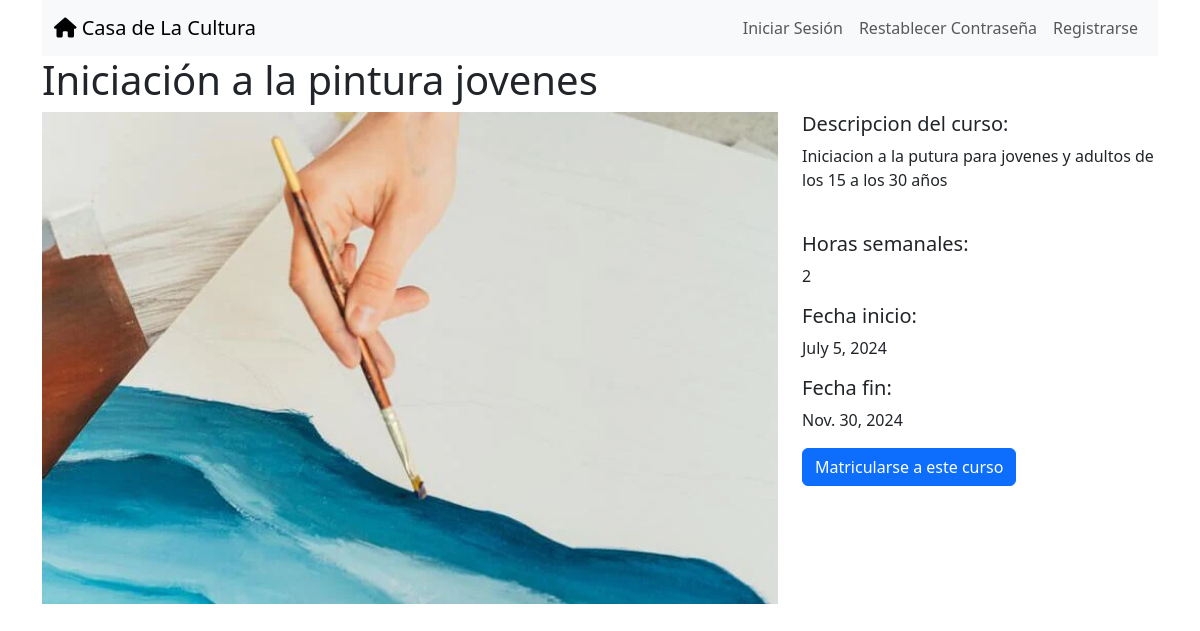
Page /cursos/3/ on the committed database.
### cursos/models.py (models this page shows, shortened)
class Curso(models.Model):
    nombre = models.CharField(max_length=200)
    descripcion = models.TextField()
    fecha_inicio = models.DateField(blank=False)
    fecha_fin = models.DateField(blank=False)
    precio = models.DecimalField(max_digits=10, decimal_places=2)
    capacidad = models.IntegerField()
    horas_semanales = models.IntegerField()
    image = models.FileField(upload_to="cursos_images/", blank=True)
    categorias = models.ManyToManyField(Categoria, related_name='cursos', blank=True)
    escuela = models.ForeignKey(Escuelas, related_name='cursos', null=True,on_delete=models.CASCADE)

### cursos/views.py (the view)
# urls.py: path("<int:pk>/", views.Curso_detail, name="curso_detail"),
def Curso_detail(request, pk):
    curso = Curso.objects.get(pk=pk)
    context = {
        "Curso": curso
    }
    return render(request, "cursos/curso_detail.html", context)

### cursos/templates/cursos/curso_detail.html
{% extends "base.html" %}
{% block page_content %}
<h1>{{ Curso.nombre }}</h1>
<div class="row">
    <div class="col-md-8">
        {% if Curso.image %}
            <img src="{{ Curso.image.url }}" width="100%">
        {% endif %}
    </div>
    <div class="col-md-4">
        <h5>Descripcion del curso:</h5>
        <p>{{ Curso.descripcion }}</p>
        <br>
        <h5>Horas semanales:</h5>
        <p>{{ Curso.horas_semanales }}</p>
        <h5>Fecha inicio:</h5>
        <p>{{ Curso.fecha_inicio }}</p>
        <h5>Fecha fin:</h5>
        <p>{{ Curso.fecha_fin }}</p>
        <div class="mt-auto">
            <a href="{% url 'matricular' %}"
            class="btn btn-primary btn-block">
            Matricularse a este curso
            </a>
        </div>
    </div>
</div>
{% endblock page_content %}

### rows in the picture
Curso: nombre "Iniciación a la pintura jovenes", image (picture), descripcion "Iniciacion a la putura para jovenes y adultos de los 15 a los 30 años", horas_semanales "2", fecha_inicio "July 5, 2024", fecha_fin "Nov. 30, 2024"
